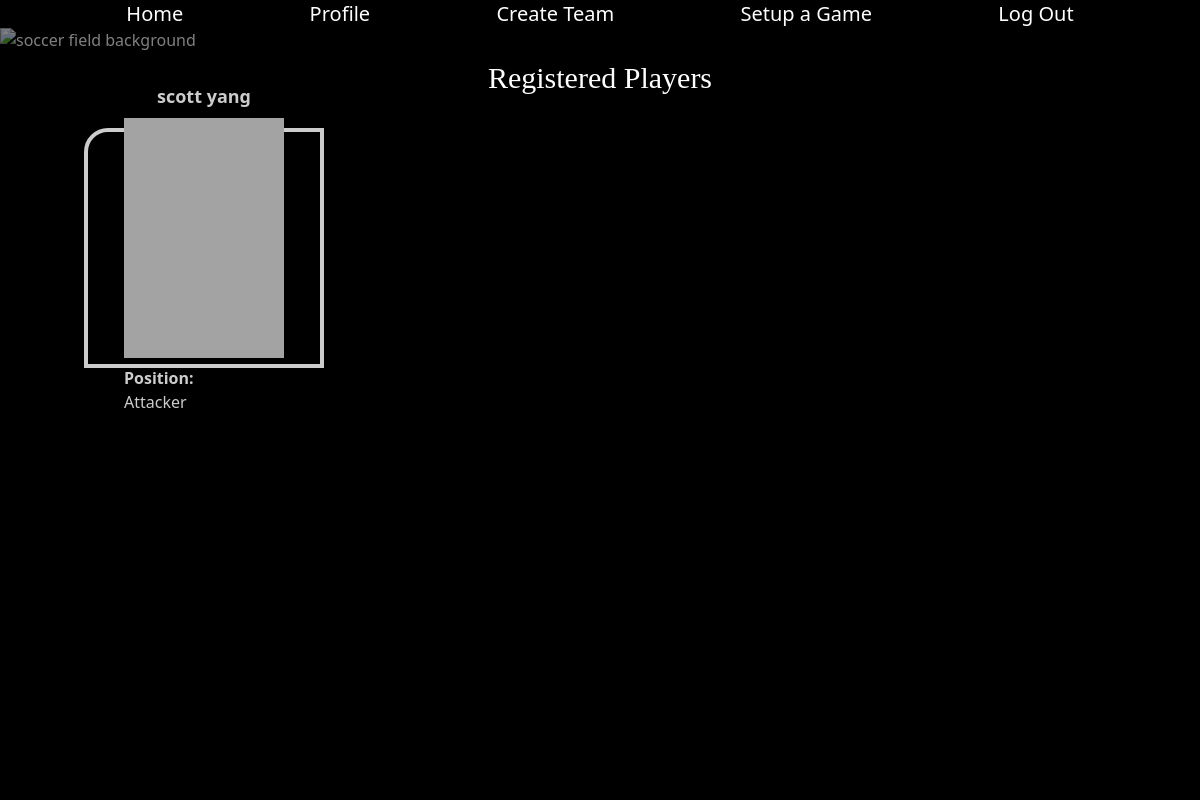
Screenshot of /players (signed in) with the database file from the repository.
### kickup_app/models.py (models this page shows, shortened)
class User(UserMixin, db.Model):
    id = db.Column(db.Integer, primary_key=True)
    username = db.Column(db.String(80), nullable=False)
    password = db.Column(db.String(200), nullable=False)
    profile_picture = db.Column(db.String(), nullable=True)
    first_name = db.Column(db.String(80), nullable=False)
    last_name = db.Column(db.String(80), nullable=False)
    birth_date = db.Column(db.Date)
    position = db.Column(db.Enum(Position, name="position_enum"))
    team_id = db.Column(db.Integer, db.ForeignKey('team.id'), nullable=True)
    team = db.relationship('Team', back_populates='players')

### kickup_app/main/routes.py (the view)
@main.route('/players', methods=['GET'])
@login_required
def players_list():
  players = User.query.all()
  return render_template('player_list.html', players=players)

### kickup_app/extensions.py (called while the page is built)
@login_manager.user_loader
def load_user(user_id):
    return User.query.get(user_id)

### kickup_app/models.py (called while the page is built)
    def __str__(self):
        return str(self.value)

### kickup_app/templates/player_list.html
{% extends 'index.html' %}
{% block content %}
<img class="fixed homepage-image w-screen h-screen opacity-50" src="https://images.unsplash.com/photo-1516731566880-919c39006c9d?ixlib=rb-4.0.3&ixid=MnwxMjA3fDB8MHxwaG90by1wYWdlfHx8fGVufDB8fHx8&auto=format&fit=crop&w=2070&q=80" alt="soccer field background"/>
<h1 class="text-center m-8 text-3xl font-serif">Registered Players</h1>
<section class="flex justify-center" >
  <ol class="grid grid-cols-4 gap-6">
    {% for player in players %}
    <li class="flex flex-col items-center justify-center border-solid border-4 border-white w-60 h-60 rounded-tl-3xl bg-black opacity-80 drop-shadow-xl">
      <a class="w-40"href="/profile/{{ player.username }}">
        <p class="font-bold text-center text-lg mb-2">{{ player.first_name }} {{ player.last_name }}</p>
        <img src="{{player.profile_picture}}" alt="team logo">
        <p class="mt-2"><strong>Position: </strong></p>
        <p>{{ player.position }}</p>
      </a>
    </li>
    {% endfor %}
  </ol>
</section>
{% endblock %}

### kickup_app/static/style.css (style rules this page uses)
.homepage-image { position: absolute; z-index: -1; animation-name: fade; animation-duration: 5s; }

### rows the page displays
User: first_name "scott", last_name "yang", position "Attacker"
